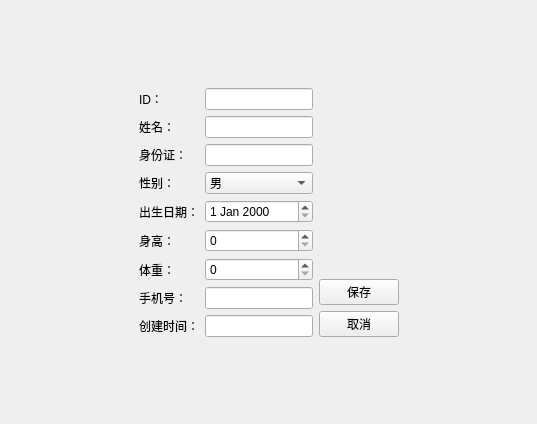
<?xml version="1.0" encoding="UTF-8"?>
<ui version="4.0">
 <class>PatientEditView</class>
 <widget class="QWidget" name="PatientEditView">
  <property name="geometry">
   <rect>
    <x>0</x>
    <y>0</y>
    <width>537</width>
    <height>424</height>
   </rect>
  </property>
  <property name="windowTitle">
   <string>编辑读者信息</string>
  </property>
  <layout class="QGridLayout" name="gridLayout_2">
   <item row="0" column="0">
    <layout class="QVBoxLayout" name="verticalLayout_2">
     <item>
      <spacer name="verticalSpacer_3">
       <property name="orientation">
        <enum>Qt::Orientation::Vertical</enum>
       </property>
       <property name="sizeHint" stdset="0">
        <size>
         <width>20</width>
         <height>40</height>
        </size>
       </property>
      </spacer>
     </item>
     <item>
      <layout class="QHBoxLayout" name="horizontalLayout_2">
       <item>
        <spacer name="horizontalSpacer">
         <property name="orientation">
          <enum>Qt::Orientation::Horizontal</enum>
         </property>
         <property name="sizeHint" stdset="0">
          <size>
           <width>48</width>
           <height>20</height>
          </size>
         </property>
        </spacer>
       </item>
       <item>
        <layout class="QHBoxLayout" name="horizontalLayout">
         <item>
          <layout class="QGridLayout" name="gridLayout">
           <item row="2" column="0">
            <widget class="QLabel" name="label_3">
             <property name="text">
              <string>身份证：</string>
             </property>
            </widget>
           </item>
           <item row="7" column="0">
            <widget class="QLabel" name="label_7">
             <property name="text">
              <string>手机号：</string>
             </property>
            </widget>
           </item>
           <item row="6" column="0">
            <widget class="QLabel" name="label_6">
             <property name="text">
              <string>体重：</string>
             </property>
            </widget>
           </item>
           <item row="1" column="1">
            <widget class="QLineEdit" name="dbEditName"/>
           </item>
           <item row="4" column="0">
            <widget class="QLabel" name="label_4">
             <property name="text">
              <string>出生日期：</string>
             </property>
            </widget>
           </item>
           <item row="6" column="1">
            <widget class="QSpinBox" name="dbSpinWeight"/>
           </item>
           <item row="1" column="0">
            <widget class="QLabel" name="label_2">
             <property name="text">
              <string>姓名：</string>
             </property>
            </widget>
           </item>
           <item row="2" column="1">
            <widget class="QLineEdit" name="dbEditIDCard"/>
           </item>
           <item row="0" column="1">
            <widget class="QLineEdit" name="dbEditID"/>
           </item>
           <item row="5" column="0">
            <widget class="QLabel" name="label_5">
             <property name="text">
              <string>身高：</string>
             </property>
            </widget>
           </item>
           <item row="3" column="1">
            <widget class="QComboBox" name="dbComboSex">
             <item>
              <property name="text">
               <string>男</string>
              </property>
             </item>
             <item>
              <property name="text">
               <string>女</string>
              </property>
             </item>
            </widget>
           </item>
           <item row="3" column="0">
            <widget class="QLabel" name="label_8">
             <property name="text">
              <string>性别：</string>
             </property>
            </widget>
           </item>
           <item row="7" column="1">
            <widget class="QLineEdit" name="dbEditMobile"/>
           </item>
           <item row="0" column="0">
            <widget class="QLabel" name="label">
             <property name="text">
              <string>ID：</string>
             </property>
            </widget>
           </item>
           <item row="4" column="1">
            <widget class="QDateEdit" name="dbDataEditDOB"/>
           </item>
           <item row="5" column="1">
            <widget class="QSpinBox" name="dbSpinHeight"/>
           </item>
           <item row="8" column="1">
            <widget class="QLineEdit" name="dbCreatedTimeStamp"/>
           </item>
           <item row="8" column="0">
            <widget class="QLabel" name="label_9">
             <property name="text">
              <string>创建时间：</string>
             </property>
            </widget>
           </item>
          </layout>
         </item>
         <item>
          <layout class="QVBoxLayout" name="verticalLayout">
           <item>
            <spacer name="verticalSpacer">
             <property name="orientation">
              <enum>Qt::Orientation::Vertical</enum>
             </property>
             <property name="sizeHint" stdset="0">
              <size>
               <width>20</width>
               <height>40</height>
              </size>
             </property>
            </spacer>
           </item>
           <item>
            <widget class="QPushButton" name="pushButton">
             <property name="text">
              <string>保存</string>
             </property>
            </widget>
           </item>
           <item>
            <widget class="QPushButton" name="pushButton_2">
             <property name="text">
              <string>取消</string>
             </property>
            </widget>
           </item>
          </layout>
         </item>
        </layout>
       </item>
       <item>
        <spacer name="horizontalSpacer_2">
         <property name="orientation">
          <enum>Qt::Orientation::Horizontal</enum>
         </property>
         <property name="sizeHint" stdset="0">
          <size>
           <width>40</width>
           <height>20</height>
          </size>
         </property>
        </spacer>
       </item>
      </layout>
     </item>
     <item>
      <spacer name="verticalSpacer_2">
       <property name="orientation">
        <enum>Qt::Orientation::Vertical</enum>
       </property>
       <property name="sizeHint" stdset="0">
        <size>
         <width>20</width>
         <height>40</height>
        </size>
       </property>
      </spacer>
     </item>
    </layout>
   </item>
  </layout>
 </widget>
 <resources/>
 <connections/>
</ui>
